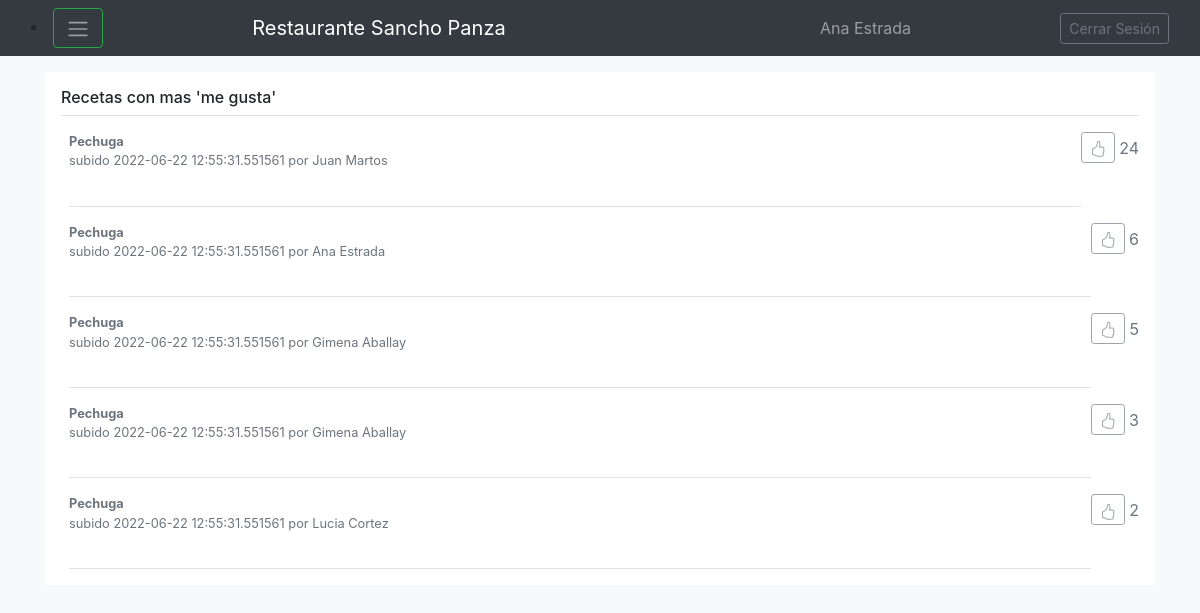
The page /Consultar_Ranking (signed in) on the database as committed earlier.
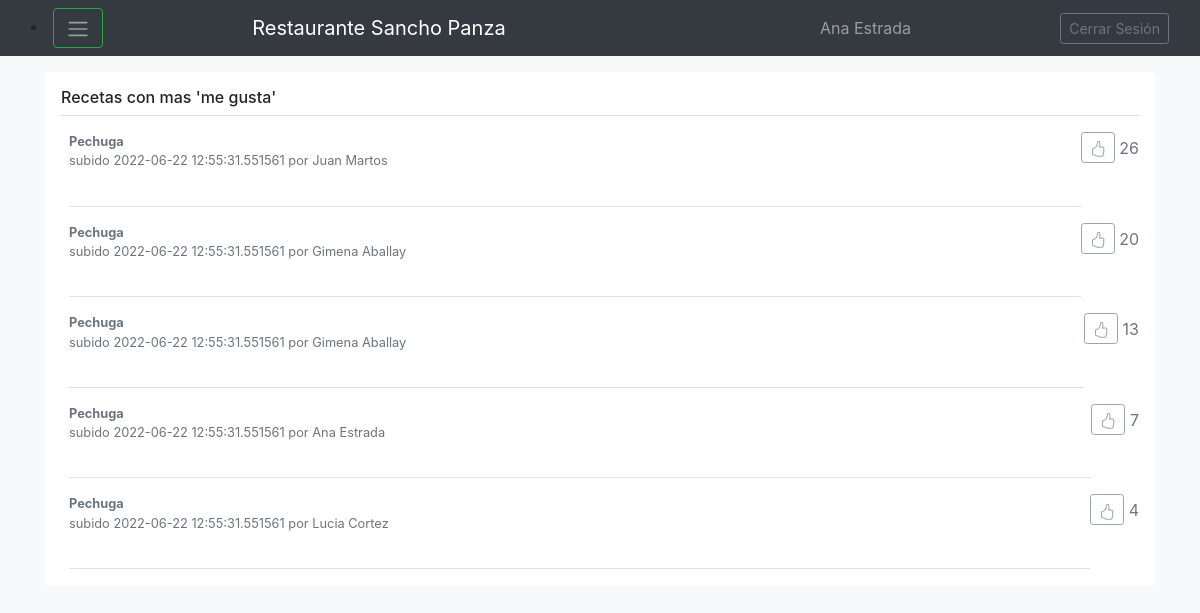
The same page on the database as committed later.
### models.py (models this page shows)
class Receta(db.Model):
    __tablename__='Receta'
    id=db.Column(db.Integer, primary_key=True)
    nombre=db.Column(db.String(80), nullable=False)
    tiempo=db.Column(db.Integer, nullable=False)
    fecha=db.Column(db.DateTime, nullable=False)
    elaboracion=db.Column(db.String(80), nullable=False)
    cantidadmegusta=db.Column(db.Integer, nullable=False)
    usuarioid=db.Column(db.Integer, db.ForeignKey('Usuario.id'))
    ingredientes=db.relationship('Ingrediente', backref='Receta', cascade="all, delete-orphan")
    def __lt__(self, otro):
        if type(otro)==type(self):
            return (self.cantidadmegusta<otro.cantidadmegusta)

class Usuario(db.Model):
    __tablename__='Usuario'
    id=db.Column(db.Integer, primary_key=True)
    nombre=db.Column(db.String(80), nullable=False)
    correo=db.Column(db.String(120), unique=True, nullable=False)
    clave=db.Column(db.String(120), nullable=False)
    recetas=db.relationship('Receta', backref='Usuario', cascade="all, delete-orphan")

### app.py (the view)
@app.route('/Consultar_Ranking', methods=['GET', 'POST'])
def Consultar_Ranking():
    if 'nombre' in session:
        recetasordenadas=Receta.query.all()
        recetasordenadas.sort(reverse=True)
        i=0
        recetasamostrar=[]
        while i<5 and i<len(recetasordenadas):
            recetasamostrar.append(recetasordenadas[i])
            i+=1
        print (recetasamostrar)
        return render_template('Ranking.html', tipo_busqueda="Recetas con mas 'me gusta'",usuario_actual=session, recetas=recetasamostrar, usuarios=Usuario.query.all())
    else:
        return render_template('index.html')

### templates/Ranking.html (shortened to what this page needs)
{% extends "Base.html" %}
{% block content %}
<div class="my-3 p-3 bg-white rounded box-shadow">
  <h6 class="border-bottom border-gray pb-2 mb-0">{{tipo_busqueda}}</h6>
  {% for receta in recetas %}
  <div class="media text-muted pt-3">
    <p class="media-body pb-3 mb-0 small lh-125 border-bottom border-gray">
      <strong class="d-block text-gray-dark">{{receta.nombre}}</strong>
      subido {{receta.fecha}} por {{usuarios[receta.usuarioid-1].nombre}}
      <br><br>
      <p class="d-block text-gray-dark">
      <form action="http://localhost:5000/megusta" method="post">
        <button type="submit" disabled class="btn btn-outline-secondary btn-sm mb-1"></button>
           {{receta.cantidadmegusta}}
      </form>
    </p>
    </p>
  </div>
  {% endfor %}
{% endblock %}

Rows that differ between the two databases and show on the page:
changed Receta "Juan Martos": cantidadmegusta "24" → "26"
changed Receta (number 2 of 5 on the later page): cantidadmegusta "5" → "20"
changed Receta (number 3 of 5 on the later page): cantidadmegusta "3" → "13"
changed Receta "Ana Estrada": cantidadmegusta "6" → "7"; moves down the list
changed Receta "Lucia Cortez": cantidadmegusta "2" → "4"
